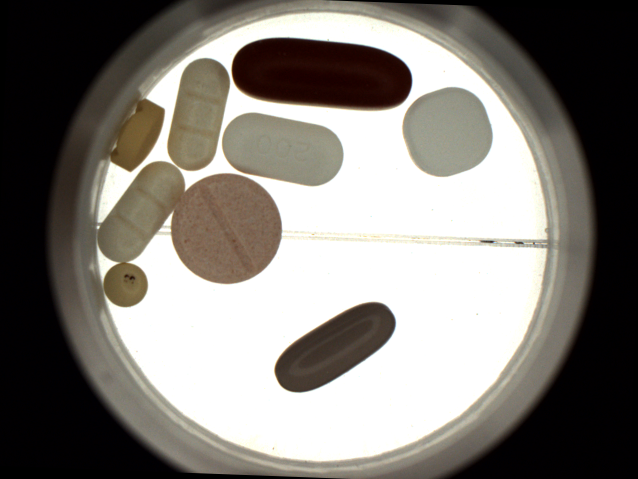
#> input picture 100100_d2_front.png, 1276 x 958 px, found by its file name (shown at 1/2 size)
$ python Object_Detect.py
#> lines starting #> are read from the running program, lines starting #| are printed output that depends on the picture; after the words box and inside, x2 and y2 are one past the last pixel; in counts of white or black regions, pixels touching at a corner belong together
### util.py
#! /usr/bin python3
# -*- coding: utf-8 -*-

import cv2
import numpy as np
from matplotlib import pyplot as plt


def read_image(path):
#> called with path = '/home/renos/Pictures/100100_d2_front.png'
    return cv2.imread(path)
#> returned value is the input picture: shape (958, 1276, 3); mean B, G, R 120.4, 126.1, 130.2


# [65 lines left out: functions show_2_images_with_opencv, show_2_images_with_matplot, show_4_images_with_matplot, show_images_stages, show_images_stages_without_titles, show_9_images_stages_without_titles, not called in this run]


def show_image_with_opencv(image):
    cv2.imshow("Given Image", image)
    cv2.waitKey(0)
    cv2.destroyAllWindows()


def show_image_with_matplot(image):
    plt.imshow(image, cmap='gray'), plt.title("Given Image")
    plt.show()

### Object_Detect.py
from util import *
import cv2
from skimage import measure, color, io


# Creating a class object in order to keep the images to each category separately. By creating this class
# we have the opportunity of keep track the images before and after the preprocessing.
class ImageCategories(object):
    pass

    def __init__(self):
        self.image_mask_threshold = None  # Creating the mask without pills black and white
        self.image_gray_with_circle = None  # Image with boundary and gray
        self.image_gray_scale = None  # Image in gray scale
        self.image_circle_combination = None  # Image with the mask (black and white circle) and the pills
        self.image_threshold_bw = None  # Image with black background and white colored objects (if is needed)
        self.image_no_bg = None  # Image without background only the colored pills
        self.pure_image = None  # Image-colored (with pills) as it is from the camera.
        self.image_copy = None  # Simple keeping an image copy for further processing
        self.foreground = None  # Keeping the foreground of the image after thresholding
        self.background = None  # Keeping the background of the image after dilation
        self.the_unknown_image = None  # Keeping the different image from the background and foreground (unknown)
        self.image_markers = None  # Storing the image with markers
        self.image_label2rgb = None  # Storing the image of labels to RGB area (Shows the image)
        self.image_mask = None  # Storing the mask image (Which is the invert of morph)
        self.image_morph = None  # Storing the morph image (Which is before the mask)
        self.image_to_show = None  # Storing the image that is only showing how is the image before preprocessing
        self.dist_transform = None  # Storing the distance transform
        self.image_with_circle_colored = None  # Storing the image with the circle in colored mode

    def convert_to_gray_scale(self, image_to_gray):
        self.image_gray_scale = cv2.cvtColor(image_to_gray, cv2.COLOR_BGR2GRAY)

    def creating_boundary_image(self, given_image):
        self.image_copy = given_image.copy()
        self.image_to_show = given_image.copy()
        self.image_with_circle_colored = given_image.copy()

        h, w = self.image_copy.shape[:2]
#> h = 958; w = 1276
        cv2.circle(self.image_copy, ((w // 2) + 1, (h // 2) - 5), 622, (255, 255, 255), 350)
        cv2.circle(self.image_with_circle_colored, ((w // 2) + 1, (h // 2) - 5), 622, (255, 255, 255), 350)

    def image_preprocessing(self, given_image):
        self.convert_to_gray_scale(given_image)
        self.pure_image = given_image

        _, self.image_threshold_bw = cv2.threshold(self.image_gray_scale, 240, 255, cv2.THRESH_BINARY)
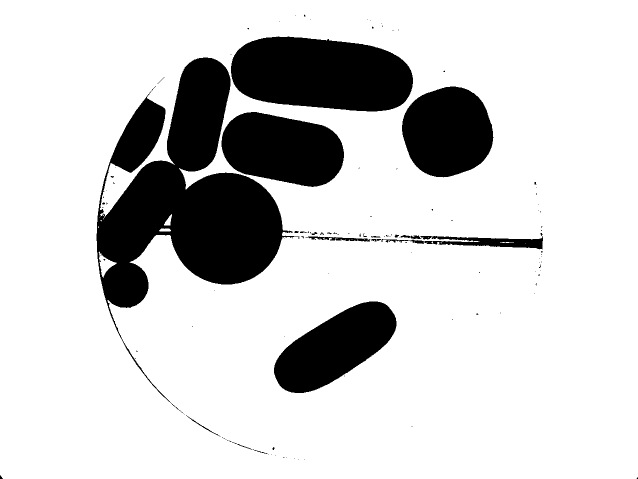
#> self.image_threshold_bw: shape (958, 1276) (shown at 1/2 size); 81.4% white; 124 black regions (106 under 20 px), largest, box (x1, y1, x2, y2) and area: (193, 115, 599, 827) 99358, (462, 73, 826, 223) 43853, (443, 224, 688, 374) 27674
        kernel = np.ones((3, 3), np.uint8)
        self.image_morph = cv2.morphologyEx(self.image_threshold_bw, cv2.MORPH_CLOSE, kernel, iterations=9)
#> self.image_morph: shape (958, 1276); 82% white; 6 black regions, box (x1, y1, x2, y2) and area: (194, 116, 564, 615) 88262, (463, 74, 825, 223) 43804, (444, 225, 687, 373) 27632, (805, 174, 986, 354) 25726, (549, 604, 792, 786) 25585, (225, 202, 330, 341) 8944
        self.image_mask = 255 - self.image_morph

        self.background = cv2.dilate(self.image_mask, kernel, iterations=5)
#> self.background: shape (958, 1276); 20.5% white; 2 white regions, box (x1, y1, x2, y2) and area: (189, 69, 991, 620) 220868, (544, 599, 797, 791) 29935
        self.dist_transform = cv2.distanceTransform(self.image_mask, cv2.DIST_L2, 3)
        _, self.foreground = cv2.threshold(self.dist_transform, 0.285 * self.dist_transform.max(), 255, 0)
#> self.foreground: shape (958, 1276) float32; 7.1% white; 9 white regions, largest, box (x1, y1, x2, y2) and area: (366, 377, 533, 538) 20976, (494, 105, 794, 192) 20062, (836, 205, 955, 323) 11264
        self.the_unknown_image = self.background - self.foreground
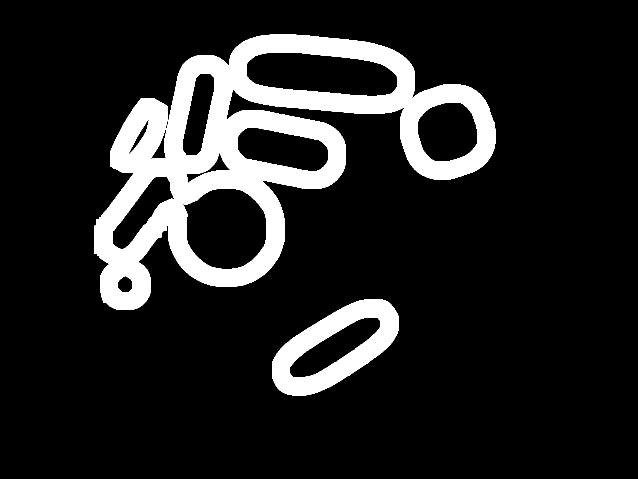
#> self.the_unknown_image: shape (958, 1276) float32 (shown at 1/2 size); 13.4% white; 2 white regions, box (x1, y1, x2, y2) and area: (189, 69, 991, 620) 143058, (544, 599, 797, 791) 21164
        self.foreground = np.uint8(self.foreground)

    def markers_creation(self):
        _, self.image_markers = cv2.connectedComponents(self.foreground, connectivity=8)
#> self.image_markers: shape (958, 1276) int32; 10 distinct labels, from 0 to 9
        self.image_markers = self.image_markers + 10
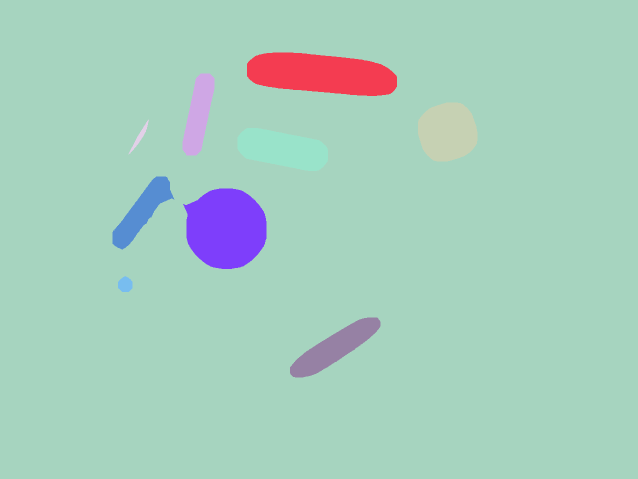
#> self.image_markers: shape (958, 1276) int32 (shown at 1/2 size); 10 distinct labels, from 10 to 19; one colour per label, 0 black
        self.image_markers[self.the_unknown_image == 255] = 0
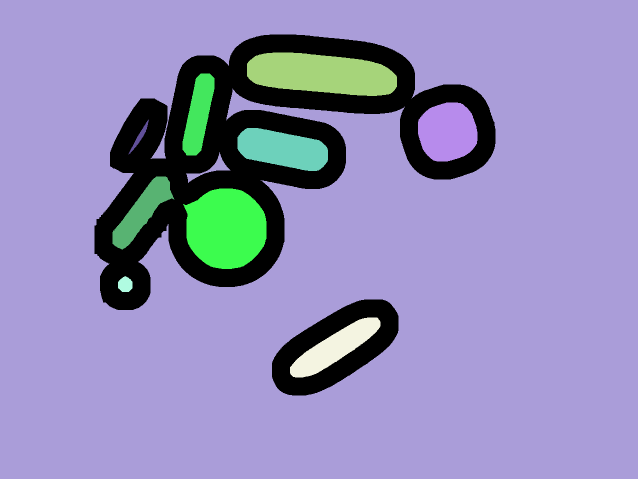
#> self.image_markers: shape (958, 1276) int32 (shown at 1/2 size); 11 distinct labels, from 0 to 19; one colour per label, 0 black

    def watershed(self):
        self.image_markers = cv2.watershed(self.pure_image, self.image_markers)
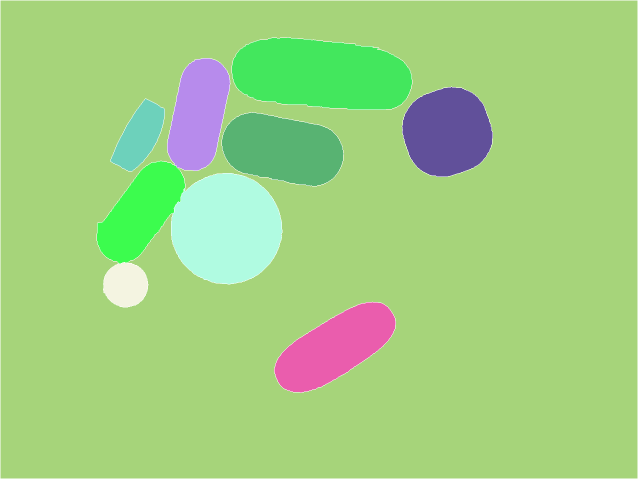
#> self.image_markers: shape (958, 1276) int32 (shown at 1/2 size); 11 distinct labels, from -1 to 19; one colour per label, 0 black, -1 white
        self.pure_image[self.image_markers == -1] = [0, 255, 0]
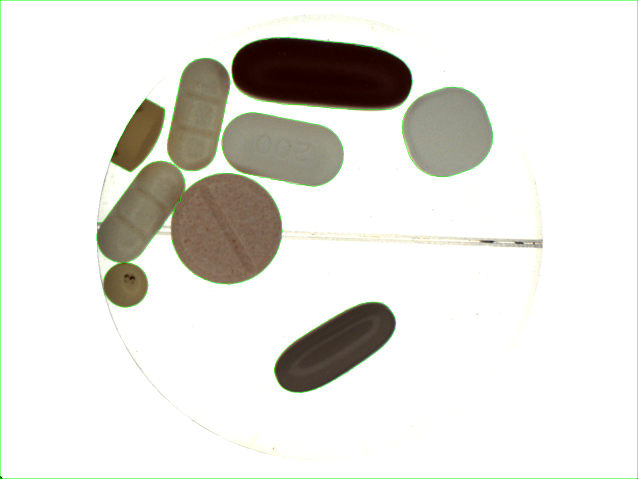
#> self.pure_image: shape (958, 1276, 3) (shown at 1/2 size); mean B, G, R 221.2, 226.5, 227.2
        self.image_to_show[self.image_markers == -1] = [0, 255, 0]
        self.image_label2rgb = color.label2rgb(self.image_markers, bg_label=0)
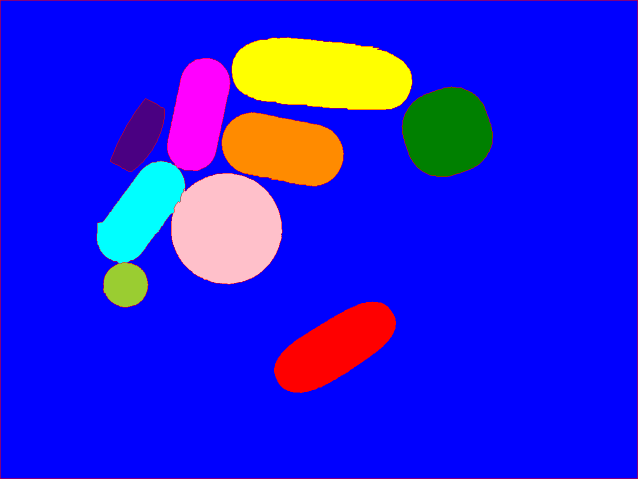
#> self.image_label2rgb: shape (958, 1276, 3) float64 (shown at 1/2 size); mean R, G, B 0.137, 0.101, 0.882

    def plot_an_image_with_opencv(self, given_image):
        show_image_with_opencv(given_image)

    def plot_an_image_with_matplotlib(self, given_image):
        show_image_with_matplot(given_image)

    def plot_2_images(self, image1, image2):
        show_2_images_with_matplot(image1, image2, "First Image", "Second Image")

    def plot_4_images(self):
        show_4_images_with_matplot(self.the_unknown_image, self.image_markers, self.foreground, self.the_unknown_image)

    def plot_images_stages(self):
        show_images_stages(self.pure_image, self.image_gray_scale, self.image_threshold_bw,
                           self.image_morph, self.image_mask, self.background,
                           "The input image", "Image to Gray", "Threshold Image", "Image Morph",
                           "Image with the Mask", "Background Image")

    def plot_9_images_stages(self):
        show_9_images_stages_without_titles(self.image_to_show, self.image_with_circle_colored, self.image_threshold_bw,
                                            self.image_mask, self.background, self.dist_transform,
                                            self.foreground, self.image_label2rgb, self.pure_image)


if __name__ == '__main__':
    # Creating the ImageCategories object
    image_category = ImageCategories()

    # The path of the image that will be processed
    image_path = '/home/renos/Pictures/100100_d2_front.png'
    # Reading the image from the path
    image = read_image(image_path)

    # Applying image preprocessing steps
    image_category.creating_boundary_image(image)
    image_category.image_preprocessing(image_category.image_copy)
    image_category.markers_creation()
    image_category.watershed()

    # Plotting the images through the stages of image preprocessing
    # image_category.plot_9_images_stages()

    # Plotting the last image that the pills are watersheds
    image_category.plot_an_image_with_opencv(image_category.image_to_show)
